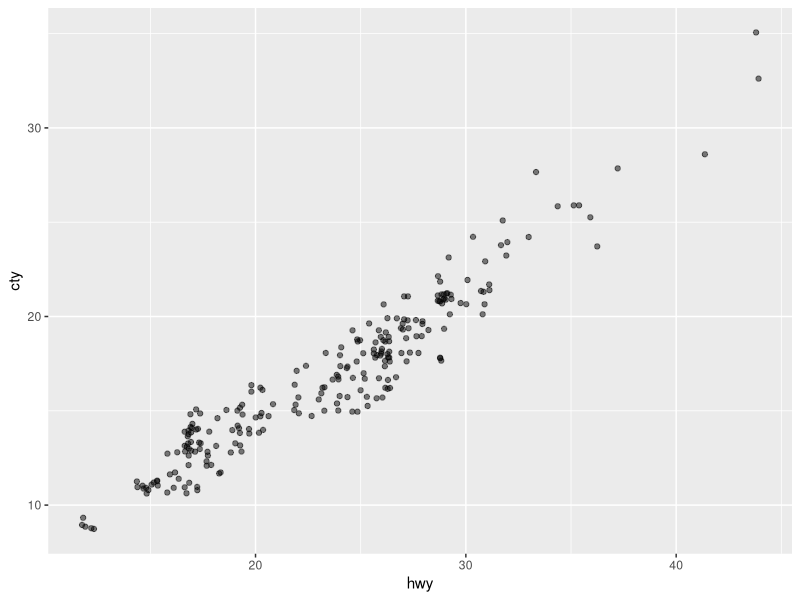
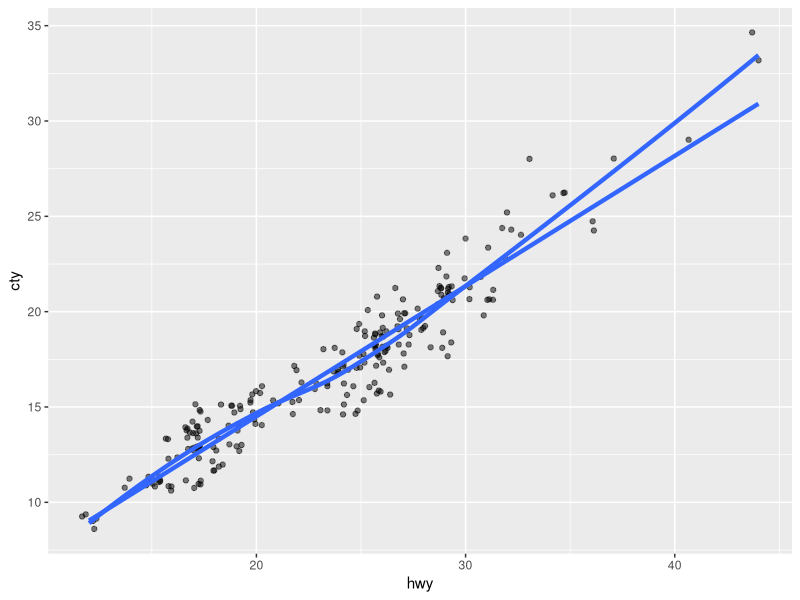
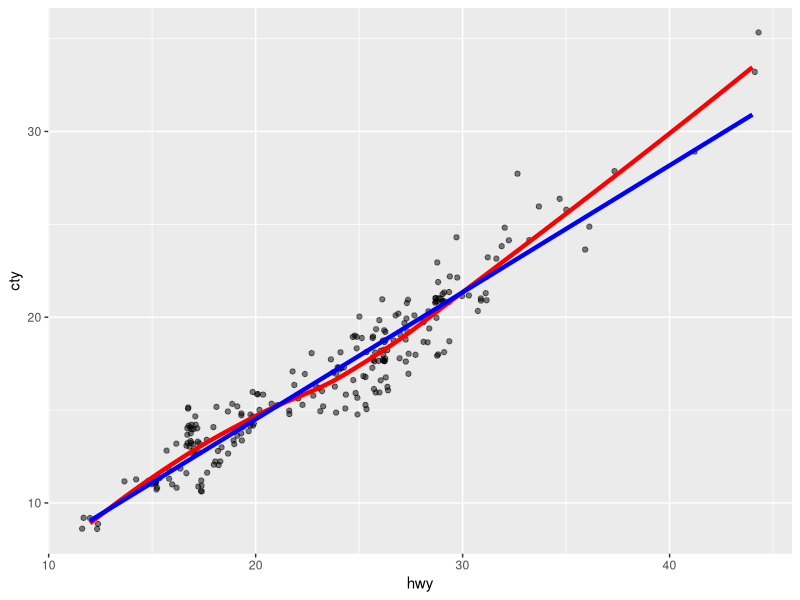
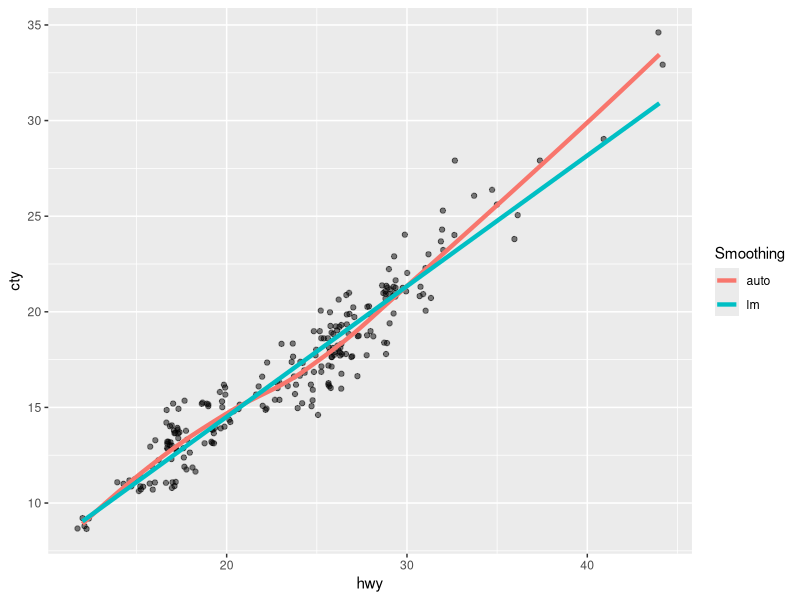
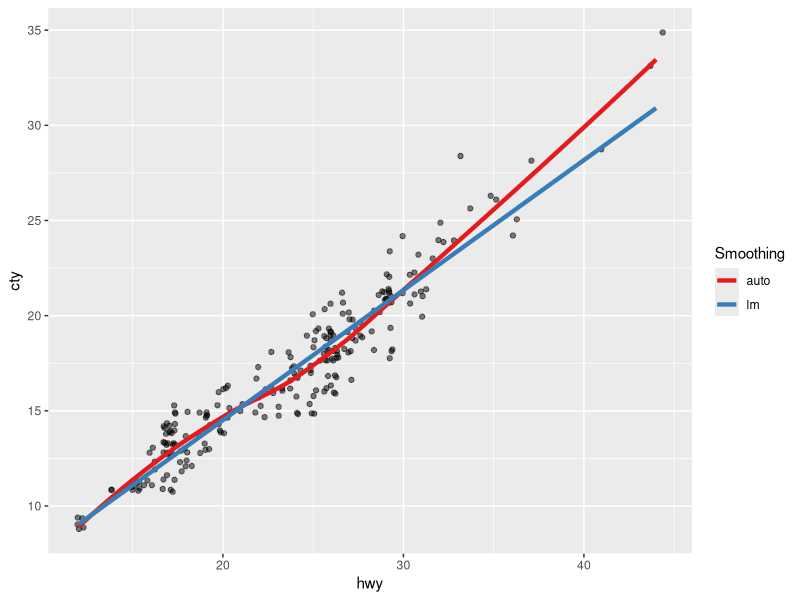
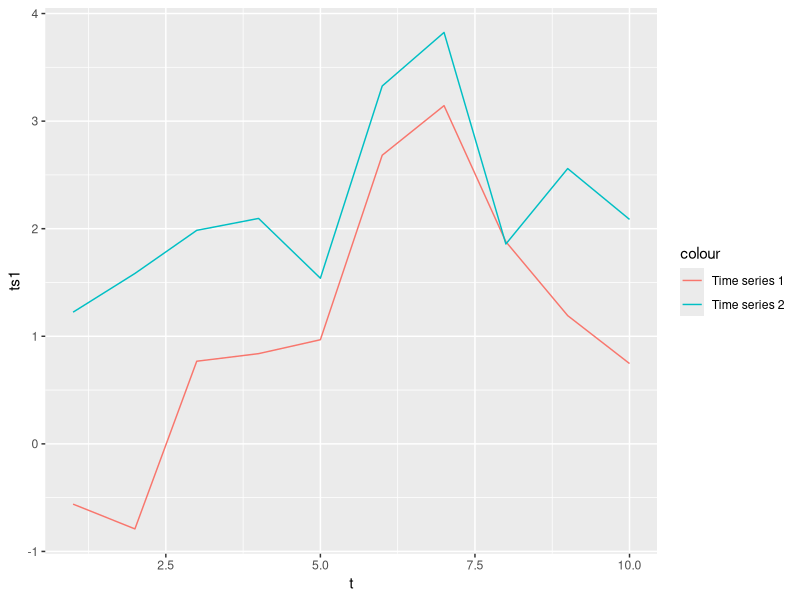
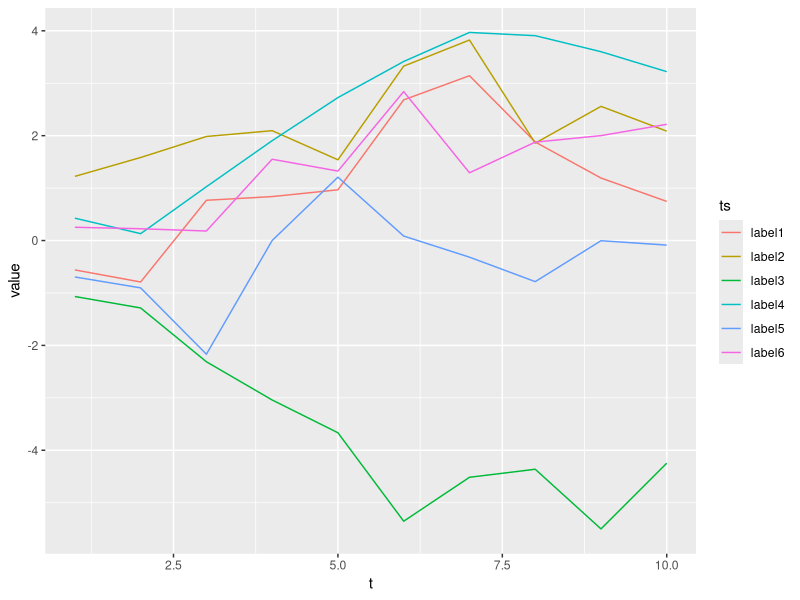

The R script that drew these images, in order: (Note: this script raises an error after producing the figures.)
## ---- chunk 1
library(tidyverse)
ggplot(data = mpg, aes(hwy, cty)) +
  geom_jitter(alpha = 0.5)
## ---- chunk 2
ggplot(data = mpg, aes(hwy, cty)) +
  geom_jitter(alpha = 0.5) +
  geom_smooth(se = F, size = 1.5) +
  geom_smooth(method = 'lm', se = F, size = 1.5)
## ---- chunk 3
ggplot(data = mpg, aes(hwy, cty)) +
  geom_jitter(alpha = 0.5) +
  geom_smooth(se = F, size = 1.5, col = 'red') +
  geom_smooth(method = 'lm', se = F, size = 1.5, col = 'blue')
## ---- chunk 4
ggplot(data = mpg, aes(hwy, cty)) +
  geom_jitter(alpha = 0.5) +
  geom_smooth(aes(col = 'auto'), se = F, size = 1.5) +
  geom_smooth(method = 'lm', aes(col = 'lm'), se = F, size = 1.5) +
  labs(col = 'Smoothing')
## ---- chunk 5
ggplot(data = mpg, aes(hwy, cty)) +
  geom_jitter(alpha = 0.5) +
  geom_smooth(aes(col = 'auto'), se = F, size = 1.5) +
  geom_smooth(method = 'lm', aes(col = 'lm'), se = F, size = 1.5) +
  labs(col = 'Smoothing') +
  scale_color_brewer(palette = 'Set1')
## ---- chunk 6
set.seed(123)
x1 <- rnorm(10)
x2 <- rnorm(10)
tib <- tibble(
  t = seq_along(x1),
  ts1 = cumsum(x1),
  ts2 = cumsum(x2)
)
tib
## ---- chunk 7
tib %>% 
  ggplot(aes(x = t)) +
  geom_line(aes(y = ts1, col = "Time series 1")) +
  geom_line(aes(y = ts2, col = "Time series 2"))
## ---- chunk 8
set.seed(123)
# Create multiple time series
tib <- map_dfc(1:6, ~cumsum(rnorm(10))) %>% 
  rename_with(~glue::glue("label{1:6}")) %>% 
  bind_cols(t = 1:10, .)

# Pivot and plot
tib %>% 
  pivot_longer(cols = -1, names_to = "ts") %>% 
  ggplot(aes(t, value, col = ts)) +
  geom_line()
## ---- chunk 9
set.seed(123)
map_dfc(1:6, rnorm, n = 100) %>% 
  rename_with(~(1:6)) %>%
  pivot_longer(cols = everything(), names_to = "ds") %>% 
  ggplot(aes(col = ds, y = value)) +
  geom_boxplot()
## ---- chunk 10
set.seed(123)
map_dfc(1:6, rnorm, n = 100) %>% 
  rename_with(~(1:6)) %>%
  pivot_longer(cols = everything(), names_to = "ds") %>% 
  ggplot(aes(fill = ds, y = value)) +
  geom_boxplot()
